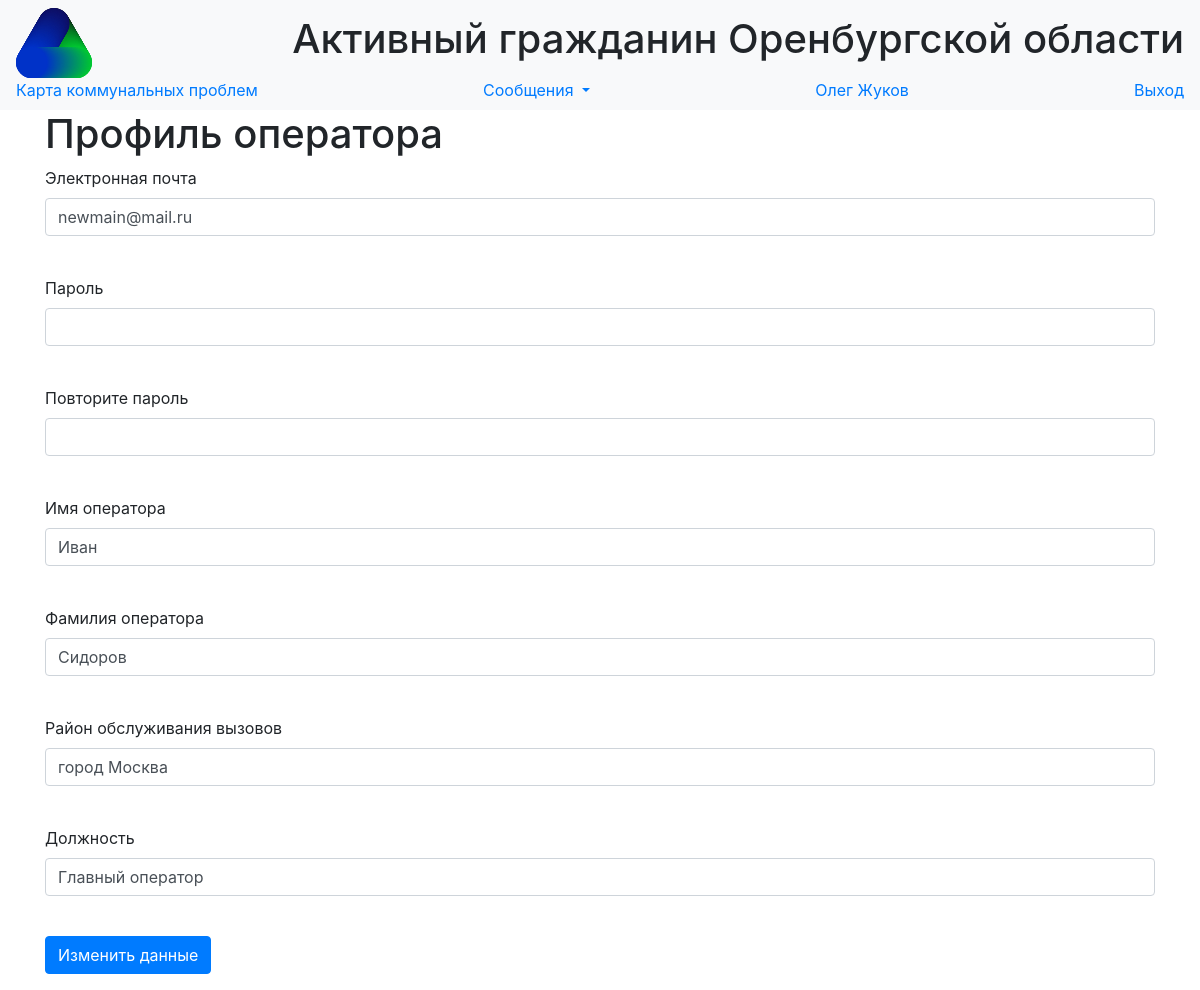
The page /users/1 (signed in) on the database its author committed.
### data/users.py (models this page shows, shortened)
class User(SqlAlchemyBase, UserMixin,SerializerMixin):
    __tablename__ = 'users'
    id = sqlalchemy.Column(sqlalchemy.Integer,
                           primary_key=True, autoincrement=True)
    surname = sqlalchemy.Column(sqlalchemy.String, nullable=True)
    name = sqlalchemy.Column(sqlalchemy.String, nullable=True)
    position = sqlalchemy.Column(sqlalchemy.String, nullable=True)
    locality = sqlalchemy.Column(sqlalchemy.String, nullable=True)
    email = sqlalchemy.Column(sqlalchemy.String,
                              index=True, unique=True, nullable=True)
    hashed_password = sqlalchemy.Column(sqlalchemy.String, nullable=True)
    modified_date = sqlalchemy.Column(sqlalchemy.DateTime,
                                      default=datetime.datetime.now)

### main.py (the view, shortened to what this page needs)
@app.route('/users/<int:id>', methods=['GET', 'POST'])
@login_required
def edit_user(id):
    form = EditUserForm()
    if request.method == "GET":
        db_sess = db_session.create_session()
        user = db_sess.query(User).filter(User.id == id).first()
        if user:
            form.email.data = user.email
            form.name.data = user.name
            form.surname.data = user.surname
            form.locality.data = user.locality
            form.position.data = user.position
        else:
            abort(404)
    return render_template('edit_user.html', title='Профиль оператора', form=form)

### forms/edituserform.py
class EditUserForm(FlaskForm):
    email = StringField('Электронная почта', validators=[DataRequired(message="Поле 'почта' не может быть пустым")])
    password = PasswordField('Пароль', validators=[DataRequired(message="Поле 'пароль' не может быть пустым")])
    password_again = PasswordField('Повторите пароль', validators=[DataRequired(message="Поле 'пароль' не может быть пустым")])
    name = StringField('Имя оператора', validators=[DataRequired(message="Поле 'имя' не может быть пустым")])
    surname = StringField('Фамилия оператора', validators=[DataRequired(message="Поле 'фамилия' не может быть пустым")])
    locality = StringField('Район обслуживания вызовов', validators=[DataRequired(message="Поле 'район' не может быть пустым"),
                                                                     AddressRequired(unique=True)])
    position = StringField('Должность')
    submit = SubmitField('Изменить данные')

### data/db_session.py (called while the page is built)
def create_session() -> Session:
    global __factory
    return __factory()

### main.py (called while the page is built)
@login_manager.user_loader
def load_user(user_id):
    db_sess = db_session.create_session()
    return db_sess.query(User).get(user_id)

### templates/edit_user.html (shortened to what this page needs)
{% extends "base.html" %}
{% block content %}
<h1>Профиль оператора</h1>
<form action="" method="post">
    <p>
        {{ form.email.label }}<br>
        {{ form.email(class="form-control", type="email") }}<br>
    </p>
    <p>
        {{ form.password.label }}<br>
        {{ form.password(class="form-control", type="password") }}<br>
    </p>
    <p>
        {{ form.password_again.label }}<br>
        {{ form.password_again(class="form-control", type="password") }}<br>
    </p>
    <p>
        {{ form.name.label }}<br>
        {{ form.name(class="form-control") }}<br>
    </p>
    <p>
        {{ form.surname.label }}<br>
        {{ form.surname(class="form-control") }}<br>
    </p>
    <p>
        {{ form.locality.label }}<br>
        {{ form.locality(class="form-control") }}<br>
    </p>
    <p>
        {{ form.position.label }}<br>
        {{ form.position(class="form-control") }}<br>
    </p>
    <p>{{ form.submit(type="submit", class="btn btn-primary") }}</p>
</form>
{% endblock %}

### templates/base.html (shortened to what this page needs)
<!DOCTYPE html>
<html lang="en">
<head>
    <link rel="stylesheet" href="../static/css/bootstrap.min.css">
    <link rel="stylesheet" type="text/css" href="../static/css/style.css" />
</head>
  <body>
    <header>
      <nav class="navbar navbar-light bg-light">
          <img src="/static/favicon.svg" height = "70px">
          <h1>Активный гражданин Оренбургской области </h1>
          <a class="nav-brand" href="/map">Карта коммунальных проблем</a>
          {% if current_user.is_authenticated %}
          <div class="nav-item dropdown">
          <a class="nav-brand dropdown-toggle" href="#" id="navbarDropdownMenuLink" role="button"
             data-toggle="dropdown" aria-haspopup="true" aria-expanded="false"> Сообщения </a>
          </div>
          <a class="navbar-link" href="/users/{{current_user.id}}">{{current_user.name}} {{current_user.surname}}</a>
          <a class="navbar-link" href="/logout">Выход</a>
          {% else %}
            <p>
                <a class="btn btn-success" href="/login">Войти</a>
                <a class="btn btn-primary " href="/register">Зарегистрироваться</a>
            </p>
          {% endif %}
      </nav>
    </header>
    <main role="main" class="container">
        {% block content %}
        {% endblock %}
    </main>
  </body>
</html>

### rows shown on the page
User: name "Олег", surname "Жуков"
User: email "newmain@mail.ru", name "Иван", surname "Сидоров", locality "город Москва", position "Главный оператор"
